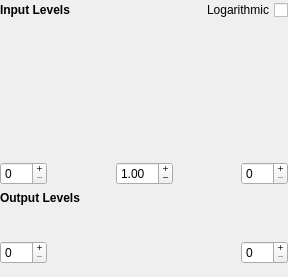
<?xml version="1.0" encoding="UTF-8"?>
<ui version="4.0">
 <class>WdgLevel</class>
 <widget class="QWidget" name="WdgLevel">
  <property name="geometry">
   <rect>
    <x>0</x>
    <y>0</y>
    <width>288</width>
    <height>277</height>
   </rect>
  </property>
  <property name="sizePolicy">
   <sizepolicy hsizetype="MinimumExpanding" vsizetype="MinimumExpanding">
    <horstretch>0</horstretch>
    <verstretch>0</verstretch>
   </sizepolicy>
  </property>
  <property name="minimumSize">
   <size>
    <width>0</width>
    <height>0</height>
   </size>
  </property>
  <property name="maximumSize">
   <size>
    <width>600</width>
    <height>32767</height>
   </size>
  </property>
  <property name="windowTitle">
   <string>Levels</string>
  </property>
  <layout class="QGridLayout">
   <property name="margin">
    <number>0</number>
   </property>
   <item row="2" column="0">
    <widget class="QLabel" name="histview">
     <property name="minimumSize">
      <size>
       <width>100</width>
       <height>100</height>
      </size>
     </property>
     <property name="maximumSize">
      <size>
       <width>16777215</width>
       <height>300</height>
      </size>
     </property>
     <property name="scaledContents">
      <bool>true</bool>
     </property>
     <property name="wordWrap">
      <bool>false</bool>
     </property>
    </widget>
   </item>
   <item row="3" column="0">
    <widget class="KisGradientSlider" name="ingradient" native="true">
     <property name="minimumSize">
      <size>
       <width>256</width>
       <height>24</height>
      </size>
     </property>
    </widget>
   </item>
   <item row="4" column="0">
    <layout class="QHBoxLayout">
     <item>
      <widget class="QSpinBox" name="blackspin">
       <property name="buttonSymbols">
        <enum>QAbstractSpinBox::PlusMinus</enum>
       </property>
       <property name="maximum">
        <number>255</number>
       </property>
      </widget>
     </item>
     <item>
      <spacer name="spacer5">
       <property name="orientation">
        <enum>Qt::Horizontal</enum>
       </property>
       <property name="sizeType">
        <enum>QSizePolicy::MinimumExpanding</enum>
       </property>
       <property name="sizeHint" stdset="0">
        <size>
         <width>25</width>
         <height>20</height>
        </size>
       </property>
      </spacer>
     </item>
     <item>
      <widget class="QDoubleSpinBox" name="gammaspin">
       <property name="buttonSymbols">
        <enum>QAbstractSpinBox::PlusMinus</enum>
       </property>
       <property name="minimum">
        <double>0.100000000000000</double>
       </property>
       <property name="maximum">
        <double>10.000000000000000</double>
       </property>
       <property name="singleStep">
        <double>0.010000000000000</double>
       </property>
       <property name="value">
        <double>1.000000000000000</double>
       </property>
      </widget>
     </item>
     <item>
      <spacer name="spacer6">
       <property name="orientation">
        <enum>Qt::Horizontal</enum>
       </property>
       <property name="sizeType">
        <enum>QSizePolicy::MinimumExpanding</enum>
       </property>
       <property name="sizeHint" stdset="0">
        <size>
         <width>25</width>
         <height>20</height>
        </size>
       </property>
      </spacer>
     </item>
     <item>
      <widget class="QSpinBox" name="whitespin">
       <property name="buttonSymbols">
        <enum>QAbstractSpinBox::PlusMinus</enum>
       </property>
       <property name="maximum">
        <number>255</number>
       </property>
      </widget>
     </item>
    </layout>
   </item>
   <item row="6" column="0">
    <widget class="QLabel" name="textLabel3">
     <property name="text">
      <string>&lt;b&gt;Output Levels&lt;/b&gt;</string>
     </property>
     <property name="wordWrap">
      <bool>false</bool>
     </property>
    </widget>
   </item>
   <item row="7" column="0">
    <widget class="KisGradientSlider" name="outgradient" native="true">
     <property name="minimumSize">
      <size>
       <width>256</width>
       <height>24</height>
      </size>
     </property>
    </widget>
   </item>
   <item row="8" column="0">
    <layout class="QHBoxLayout">
     <item>
      <widget class="QSpinBox" name="outblackspin">
       <property name="buttonSymbols">
        <enum>QAbstractSpinBox::PlusMinus</enum>
       </property>
       <property name="maximum">
        <number>255</number>
       </property>
      </widget>
     </item>
     <item>
      <spacer name="spacer3">
       <property name="orientation">
        <enum>Qt::Horizontal</enum>
       </property>
       <property name="sizeType">
        <enum>QSizePolicy::MinimumExpanding</enum>
       </property>
       <property name="sizeHint" stdset="0">
        <size>
         <width>50</width>
         <height>20</height>
        </size>
       </property>
      </spacer>
     </item>
     <item>
      <widget class="QSpinBox" name="outwhitespin">
       <property name="buttonSymbols">
        <enum>QAbstractSpinBox::PlusMinus</enum>
       </property>
       <property name="maximum">
        <number>255</number>
       </property>
      </widget>
     </item>
    </layout>
   </item>
   <item row="9" column="0">
    <spacer name="spacer6_2">
     <property name="orientation">
      <enum>Qt::Vertical</enum>
     </property>
     <property name="sizeType">
      <enum>QSizePolicy::Expanding</enum>
     </property>
     <property name="sizeHint" stdset="0">
      <size>
       <width>0</width>
       <height>0</height>
      </size>
     </property>
    </spacer>
   </item>
   <item row="5" column="0">
    <spacer name="verticalSpacer">
     <property name="orientation">
      <enum>Qt::Vertical</enum>
     </property>
     <property name="sizeType">
      <enum>QSizePolicy::Fixed</enum>
     </property>
     <property name="sizeHint" stdset="0">
      <size>
       <width>0</width>
       <height>0</height>
      </size>
     </property>
    </spacer>
   </item>
   <item row="0" column="0">
    <layout class="QHBoxLayout" name="horizontalLayout">
     <item>
      <widget class="QLabel" name="textLabel2">
       <property name="text">
        <string>&lt;b&gt;Input Levels&lt;/b&gt;</string>
       </property>
       <property name="wordWrap">
        <bool>false</bool>
       </property>
      </widget>
     </item>
     <item>
      <widget class="QCheckBox" name="chkLogarithmic">
       <property name="layoutDirection">
        <enum>Qt::RightToLeft</enum>
       </property>
       <property name="text">
        <string>Logarithmic</string>
       </property>
      </widget>
     </item>
    </layout>
   </item>
  </layout>
 </widget>
 <layoutdefault spacing="6" margin="11"/>
 <customwidgets>
  <customwidget>
   <class>KisGradientSlider</class>
   <extends>QWidget</extends>
   <header>kis_gradient_slider.h</header>
  </customwidget>
 </customwidgets>
 <includes>
  <include location="local">kis_gradient_slider.h</include>
  <include location="local">kis_gradient_slider.h</include>
 </includes>
 <resources/>
 <connections/>
</ui>
